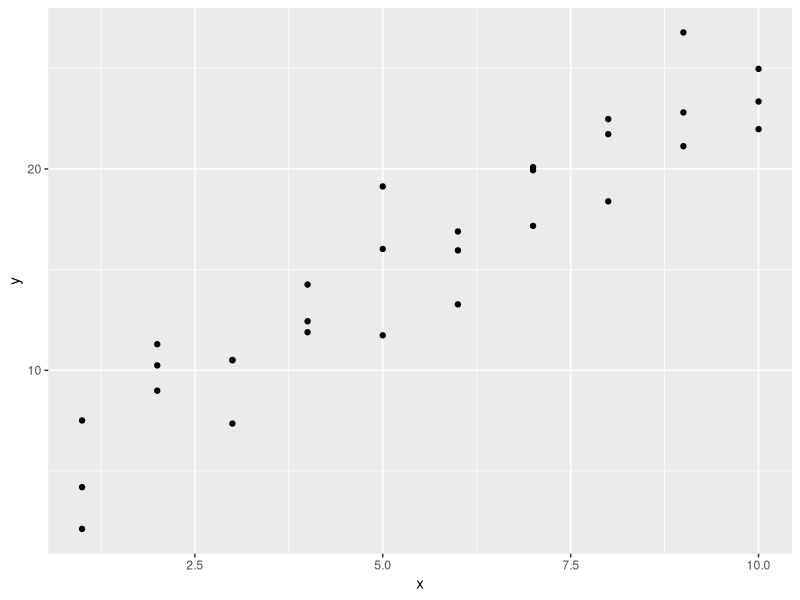
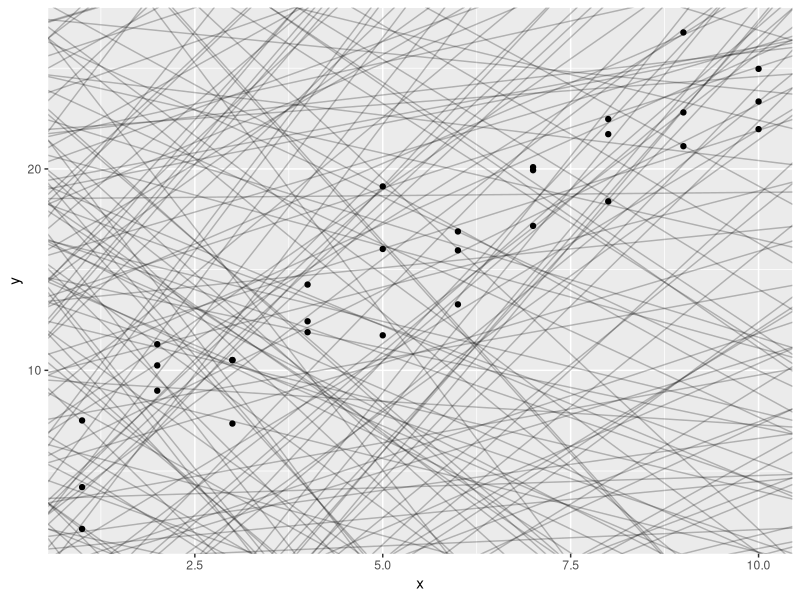
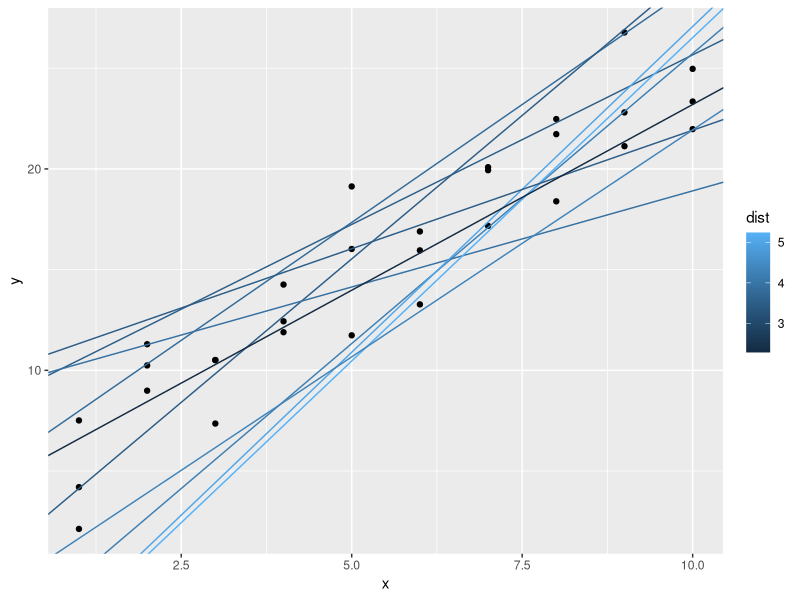
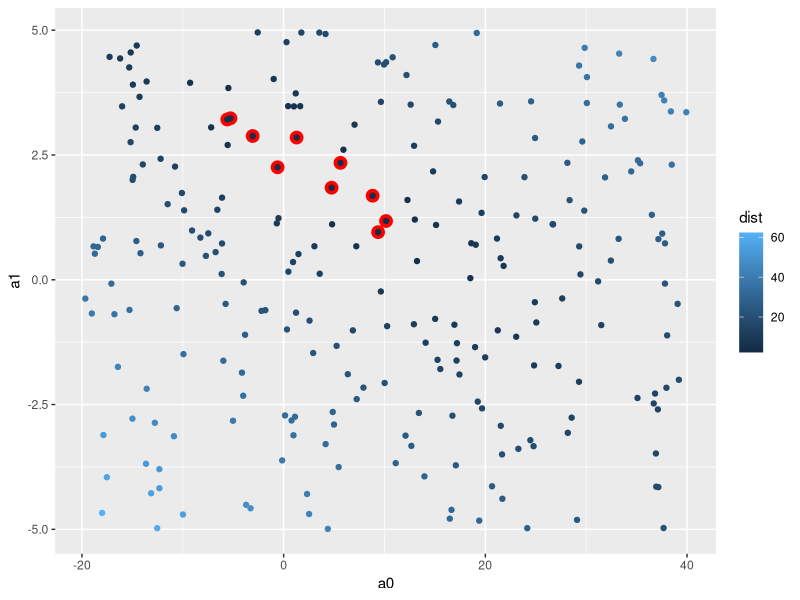
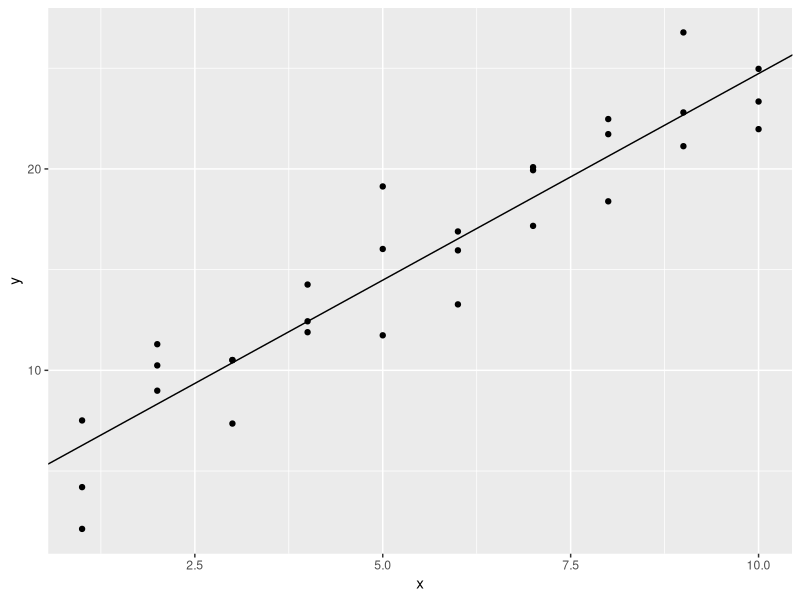
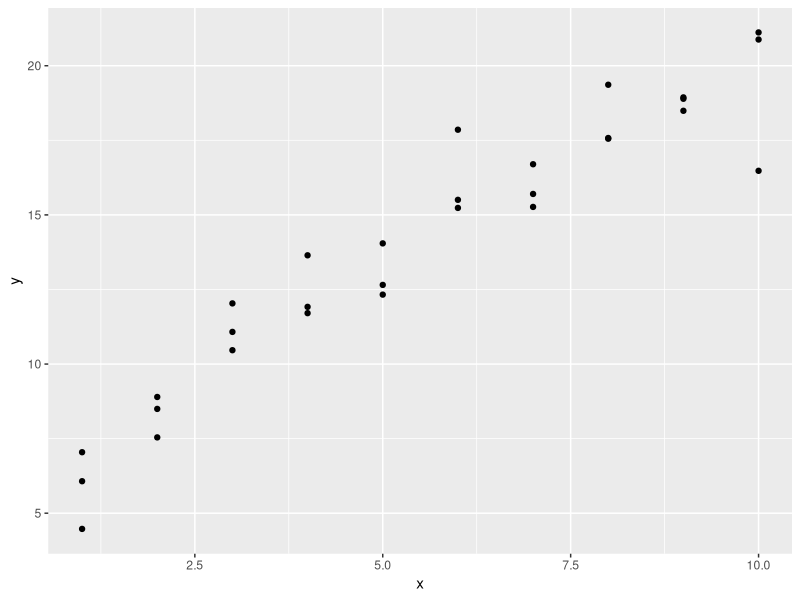
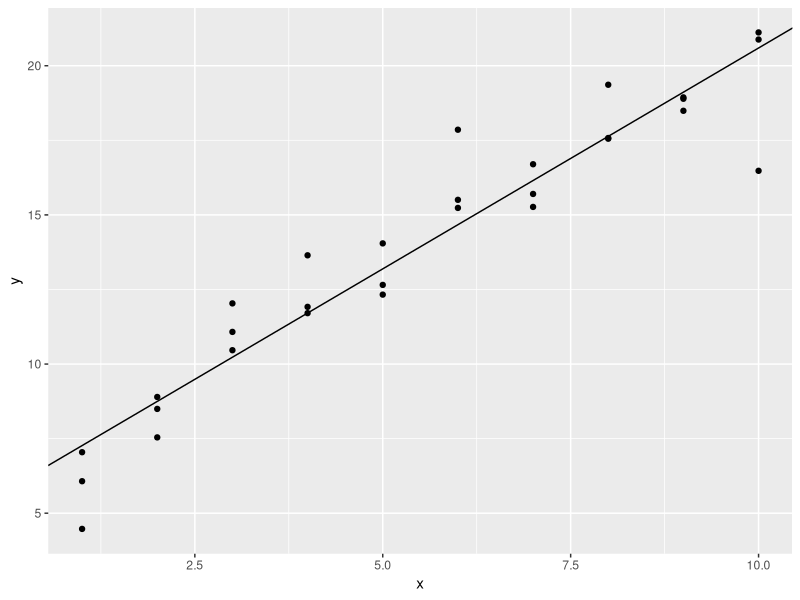
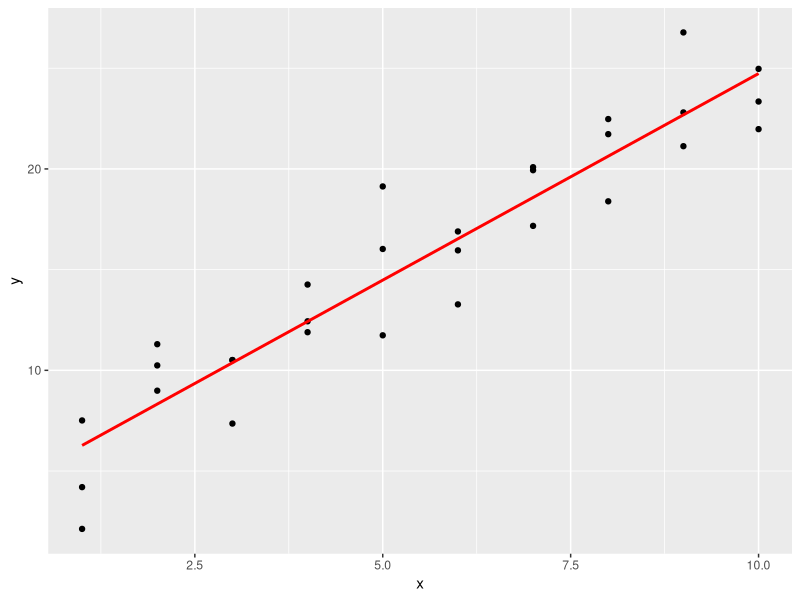

Recreate these plots in R, in order.
## ---- chunk 1
knitr::opts_chunk$set(collapse = T, comment = "#>")
options(tibble.print_min = 4L, tibble.print_max = 4L)
## ---- chunk 2
library(tidyverse)
library(modelr)
library(tibble)
## ---- chunk 3
sim1
## ---- chunk 4
sim1 %>% ggplot(aes(x, y)) + 
  geom_point()
## ---- chunk 5
models <- tibble(
  a0 = runif(250, -20, 40),
  a1 = runif(250, -5, 5)
)
sim1 %>% ggplot(aes(x, y)) +
  geom_abline(aes(intercept = a0, slope = a1), data = models, alpha = .25) +
  geom_point()
## ---- chunk 6
model1 <- function(a, data) {
  a[1] + data$x * a[2]
}
model1(c(7, 1.5), sim1)
## ---- chunk 7
measure_distance <- function(mod, data) {
  diff <- data$y - model1(mod, data)
  return(sqrt(mean(diff ^ 2)))
}
measure_distance(c(7, 1.5), sim1)
## ---- chunk 8
sim1_dist <- function(a0, a1) {
  measure_distance(c(a0, a1), sim1)
}
models <- models %>% 
  mutate(dist = purrr::map2_dbl(a0, a1, sim1_dist))
models
## ---- chunk 9
sim1 %>% ggplot(aes(x, y)) +
  geom_point() +
  geom_abline(
    aes(intercept = a0, slope = a1, colour = dist),
    data = filter(models, rank(dist) <= 10)
  )
## ---- chunk 10
models %>% ggplot(aes(a0, a1)) +
  geom_point(data = filter(models, rank(dist) <= 10), size = 4, colour = 'red') +
  geom_point(aes(colour = dist))
## ---- chunk 11
best <- optim(c(0, 0), measure_distance, data = sim1)
best$par
## ---- chunk 12
sim1 %>% ggplot(aes(x, y)) +
  geom_point() +
  geom_abline(intercept = best$par[1], slope = best$par[2])
## ---- chunk 13
sim1_mod <- lm(y ~ x, data = sim1)
coef(sim1_mod)
## ---- chunk 14
sim1a <- tibble(
  x = rep(1:10, each = 3),
  y = x * 1.5 + 6 + rt(length(x), df = 2)
)
sim1a
## ---- chunk 15
sim1a_p <- sim1a %>% 
  ggplot(aes(x, y)) +
  geom_point()
sim1a_p
## ---- chunk 16
sim1a_fit <- lm(y ~ x, data = sim1a)
coef(sim1a_fit)
## ---- chunk 17
sim1a_p + geom_abline(intercept = coef(sim1a_fit)[1], slope = coef(sim1a_fit)[2])
## ---- chunk 18
par <- matrix(0, nrow = 50, ncol = 2)
for(i in 1 : 50) {
  sim1a <- tibble(
    x = rep(1:10, each = 3),
    y = x * 1.5 + 6 + rt(length(x), df = 2)
  )
  sim1a_fit <- lm(y ~ x, data = sim1a)
  par[i, 1] <- coef(sim1a_fit)[1]
  par[i, 2] <- coef(sim1a_fit)[2]
}
par
## ---- chunk 19
summary(par[, 1])
summary(par[, 2])
## ---- chunk 20
make_prediction <- function(mod, data) {
  mod[1] + mod[2] * data$x
}
measure_distance <- function(mod, data) {
  diff <- data$y - make_prediction(mod, data)
  mean(abs(diff))
}
best <- optim(c(0, 0), measure_distance, data = sim1)
best$par
## ---- chunk 21
grid <- sim1 %>% 
  data_grid(x)
grid
## ---- chunk 22
grid <- grid %>% 
  add_predictions(sim1_mod)
grid
## ---- chunk 23
sim1 %>% 
  ggplot(aes(x)) +
  geom_point(aes(y = y)) +
  geom_line(aes(y = pred), data = grid, colour = 'red', size = 1)
## ---- chunk 24
sim1 <- sim1 %>% 
  add_residuals(sim1_mod)
sim1
## ---- chunk 25
sim1 %>% ggplot(aes(resid)) +
  geom_freqpoly(binwidth = .5)
## ---- chunk 26
sim1 %>% ggplot(aes(x, resid)) +
  geom_ref_line(h = 0) +
  geom_point()
## ---- chunk 27
df <- tribble(
  ~y, ~x1, ~x2,
  4, 2, 5,
  5, 1, 6,
  5, 3, 7
)
model_matrix(df, y ~ x1)
## ---- chunk 28
model_matrix(df, y ~ x1 + x2 -1)
## ---- chunk 29
model_matrix(df, y ~ x1 + I(x1^2))
## ---- chunk 30
model_matrix(df, y ~ poly(x1, 2))
## ---- chunk 31
df <- tribble(
  ~ sex, ~ response,
  'male', 1, 
  'female', 2, 
  'male', 1
)
model_matrix(df, response ~ sex)
## ---- chunk 32
sim2
## ---- chunk 33
sim2 %>% 
  ggplot(aes(x, y)) +
  geom_point()
## ---- chunk 34
mod2 <- lm(y ~ x, data = sim2)
summary(mod2)
## ---- chunk 35
grid <- sim2 %>% 
  data_grid(x) %>% 
  add_predictions(mod2)
grid
## ---- chunk 36
sim2 %>% 
  ggplot(aes(x, y)) +
  geom_point() + 
  geom_point(aes(y = pred), data = grid, colour = 'red', size = 4)
## ---- chunk 37
head(sim3)
## ---- chunk 38
sim3 %>% 
  ggplot(aes(x1, y)) +
  geom_point(aes(colour = x2))
  
## ---- chunk 39
mod1 <- lm(y ~ x1 + x2, data = sim3)
coef(mod1)
mod2 <- lm(y ~ x1 * x2, data = sim3)
coef(mod2)
## ---- chunk 40
grid <- sim3 %>% 
  data_grid(x1, x2) %>% 
  gather_predictions(mod1, mod2)
grid
## ---- chunk 41
sim3 %>% 
  ggplot(aes(x1, y, colour = x2)) +
  geom_point() +
  geom_line(data = grid, aes(y = pred)) +
  facet_wrap(~ model)
## ---- chunk 42
sim3 <- sim3 %>% 
  gather_residuals(mod1, mod2)
## ---- chunk 43
sim3 %>% 
  ggplot(aes(x1, resid, colour = x2)) +
  geom_point() +
  facet_grid(model ~ x2)
## ---- chunk 44
sim4
## ---- chunk 45
mod1 <- lm(y ~ x1 + x2, data = sim4)
mod2 <- lm(y ~ x1 * x2, data = sim4)
## ---- chunk 46
grid <- sim4 %>% 
  data_grid(
    x1 = seq_range(x1, 5),   ## turn x1 into 5-1 pieces
    x2 = seq_range(x2, 5)
  ) %>% 
  gather_predictions(mod1, mod2)
grid
## ---- chunk 47
grid %>% 
  ggplot(aes(x1, x2)) +
  geom_tile(aes(fill = pred)) +
  facet_wrap(~ model)
## ---- chunk 48
grid %>% 
  ggplot(aes(x1, pred, colour = x2, group = x2)) +
  geom_line() +
  facet_wrap(~ model)
## ---- chunk 49
grid %>% 
  ggplot(aes(x2, pred, colour = x1, group = x1)) +
  geom_line() +
  facet_wrap(~ model)
